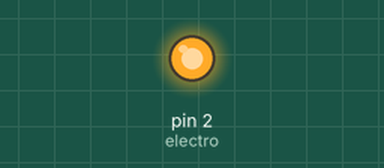
Recording of a sketch running on a simulated Arduino Uno, built with avr-gcc and run on an emulated ATmega328P. On the bench: output pins drawn as LEDs (lit = HIGH).

Above: at 0.1 s.
Timing chart, 0 to 1.6 s (numbered marks = the images above):
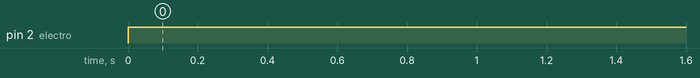

Measured:
- by itself, pin 2 (electro): LOW → HIGH at 0.00 s

The sketch:

electro.ino
```cpp
const int electro = 2;

void setup()
{
	Serial.begin(9600);
	pinMode(electro, OUTPUT);
}
void loop(){
	//Serial.println("Demagnetise");
	digitalWrite(electro, HIGH);
	delay(1000);
	//Serial.println("Magnetise");
	//digitalWrite(electro, LOW);
	delay(1000);
}
```
